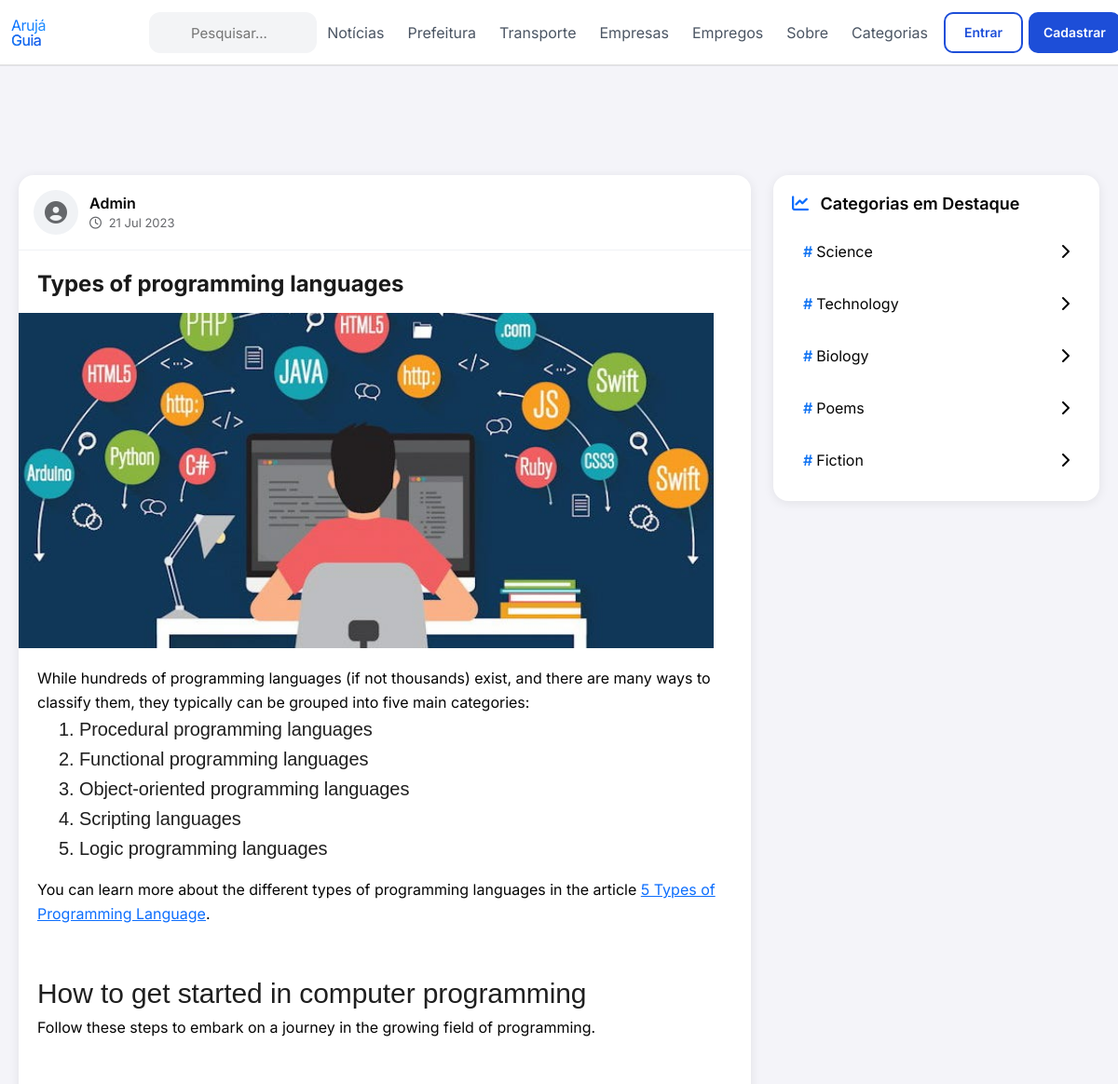
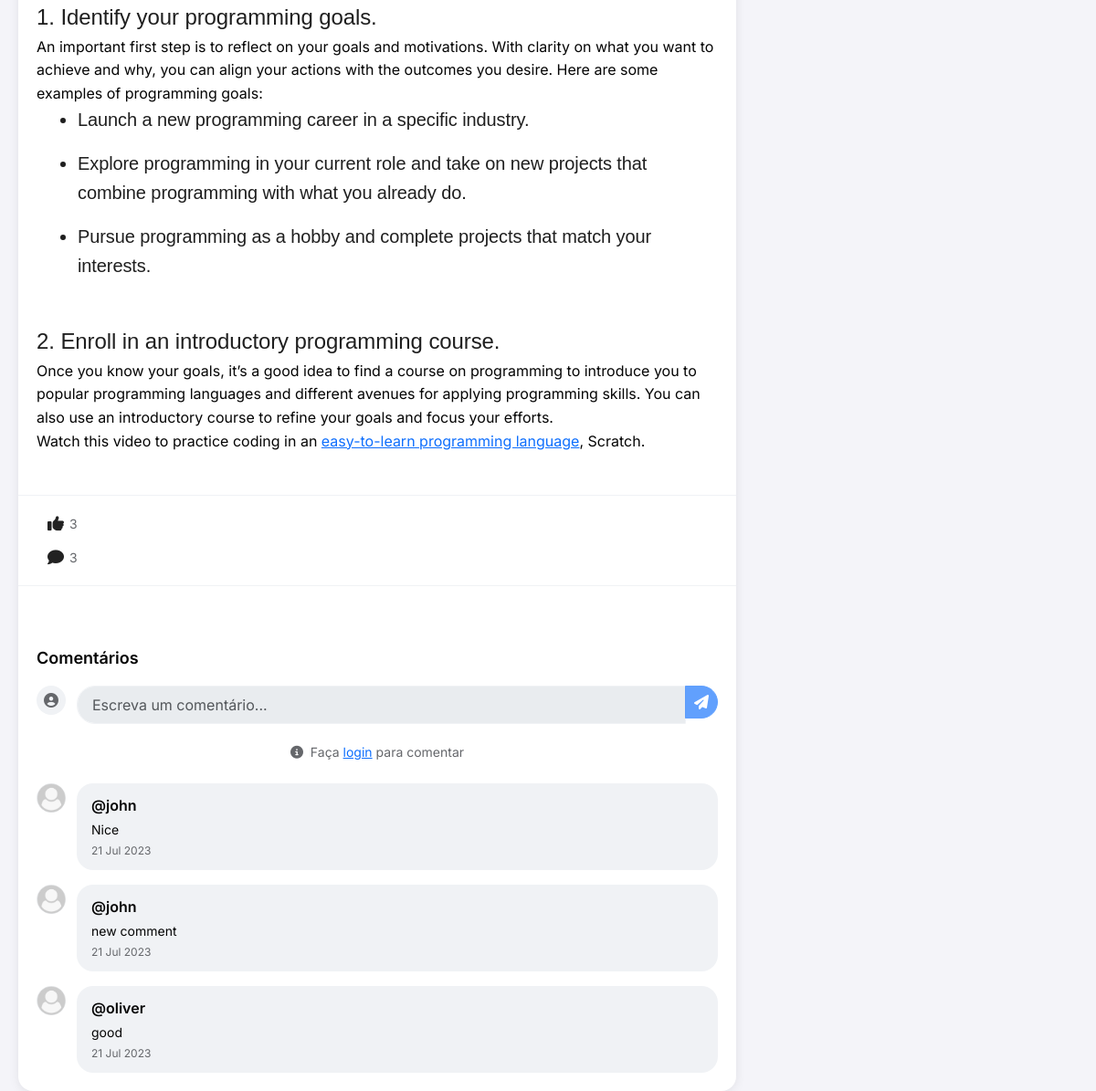
Screenshot of /blog-view.php?post_id=14 with the database file from the repository (2 pictures, top to bottom).
### tables this page shows
CREATE TABLE `post` (
  `post_id` int(11) NOT NULL,
  `post_title` varchar(127) NOT NULL,
  `post_text` text NOT NULL,
  `category` int(11) NOT NULL,
  `publish` int(2) NOT NULL DEFAULT 1,
  `cover_url` varchar(255) NOT NULL DEFAULT 'default.jpg',
  `crated_at` datetime NOT NULL DEFAULT current_timestamp()
);

CREATE TABLE `comment` (
  `comment_id` int(11) NOT NULL,
  `comment` varchar(255) NOT NULL,
  `user_id` int(11) NOT NULL,
  `post_id` int(11) NOT NULL,
  `crated_at` datetime NOT NULL DEFAULT current_timestamp()
);

CREATE TABLE `users` (
  `id` int(11) NOT NULL,
  `fname` varchar(255) NOT NULL,
  `username` varchar(255) NOT NULL,
  `password` varchar(255) NOT NULL
);

CREATE TABLE `category` (
  `id` int(11) NOT NULL,
  `category` varchar(127) NOT NULL
);

### admin/data/Post.php (called while the page is built, shortened)
<?php
function getById($conn, $id){
   $sql = "SELECT * FROM post
           WHERE post_id=? AND publish=1";
   $stmt = $conn->prepare($sql);
   $stmt->execute([$id]);
   if($stmt->rowCount() >= 1){
         $data = $stmt->fetch();
         return $data;
   }else {
       return 0;
   }
}
function get5Categoies($conn){
   $sql = "SELECT * FROM category LIMIT 5";
   $stmt = $conn->prepare($sql);
   $stmt->execute();
   if($stmt->rowCount() >= 1){
         $data = $stmt->fetchAll();
         return $data;
   }else {
       return 0;
   }
}
function getUserByID($conn, $id){
   $sql = "SELECT id, fname, username FROM users WHERE id=?";
   $stmt = $conn->prepare($sql);
   $stmt->execute([$id]);
   if($stmt->rowCount() >= 1){
         $data = $stmt->fetch();
         return $data;
   }else {
       return 0;
   }
}

### admin/data/Comment.php (called while the page is built, shortened)
<?php
function CountByPostID($conn, $id){
   $sql = "SELECT * FROM comment WHERE post_id=?";
   $stmt = $conn->prepare($sql);
   $stmt->execute([$id]);
   return $stmt->rowCount();
}
function likeCountByPostID($conn, $id){
   $sql = "SELECT * FROM post_like WHERE post_id=?";
   $stmt = $conn->prepare($sql);
   $stmt->execute([$id]);
   return $stmt->rowCount();
}
function getCommentsByPostID($conn, $id){
   $sql = "SELECT * FROM comment WHERE post_id=? ORDER BY comment_id desc";
   $stmt = $conn->prepare($sql);
   $stmt->execute([$id]);
   if($stmt->rowCount() >= 1){
      $data = $stmt->fetchAll();
      return $data;
   }else {
       return 0;
   }
}

### blog-view.php (the view, shortened to what this page needs)
<?php
$logged = false;
if (isset($_GET['post_id'])) {
   	  include_once("admin/data/Post.php");
        include_once("admin/data/Comment.php");
        include_once("db_conn.php");
        $id = $_GET['post_id'];
        $post = getById($conn, $id);
        $comments = getCommentsByPostID($conn, $id);
        $categories = get5Categoies($conn);
?>
<!DOCTYPE html>
<html lang="en">
<head>
	<link href="https://cdn.jsdelivr.net/npm/bootstrap@5.3.0/dist/css/bootstrap.min.css" rel="stylesheet">
	<link rel="stylesheet" href="https://cdnjs.cloudflare.com/ajax/libs/font-awesome/6.4.0/css/all.min.css">
	<link rel="stylesheet" href="css/style.css">
</head>
<body>
	<?php
        include 'inc/NavBar.php';
      ?>
    <div class="container mt-5">
        <div class="social-layout">
            <main class="main-content">
                <div class="social-card">
                    <div class="post-header">
                        <div class="user-info">
                            <div class="user-avatar">
                                <i class="fas fa-user-circle"></i>
                            </div>
                            <div>
                                <div class="user-name">Admin</div>
                                <div class="post-meta">
                                    <span class="post-date">
                                        <i class="far fa-clock me-1"></i>
                                        <?=date("d M Y", strtotime($post['crated_at']))?>
                                    </span>
                                </div>
                            </div>
                        </div>
                    </div>
                    <div class="post-content">
                        <h1 class="post-title"><?=$post['post_title']?></h1>
                        <?php if($post['cover_url']): ?>
                            <div class="post-image">
                                <img src="upload/blog/<?=$post['cover_url']?>" alt="<?=$post['post_title']?>">
                            </div>
                        <?php endif; ?>
                        <div class="post-text">
                            <?=$post['post_text']?>
                        </div>
                    </div>
                    <div class="interaction-bar">
                        <div class="interaction-buttons">
                            <div class="react-btns">
                                <?php
                                    $post_id = $post['post_id'];
                                    if ($logged) {
                                        $liked = isLikedByUserID($conn, $post_id, $user_id);
                                        if($liked){
                                ?>
                                    <button class="interaction-btn like-btn liked"
                                            post-id="<?=$post_id?>"
                                            liked="1">
                                        <i class="fa fa-thumbs-up"></i>
                                        <span class="count"><?=likeCountByPostID($conn, $post['post_id'])?></span>
                                    </button>
                                <?php } else { ?>
                                    <button class="interaction-btn like-btn"
                                            post-id="<?=$post_id?>"
                                            liked="0">
                                        <i class="fa fa-thumbs-up"></i>
                                        <span class="count"><?=likeCountByPostID($conn, $post['post_id'])?></span>
                                    </button>
                                <?php }
                                    } else { ?>
                                    <button class="interaction-btn" disabled>
                                        <i class="fa fa-thumbs-up"></i>
                                        <span class="count"><?=likeCountByPostID($conn, $post['post_id'])?></span>
                                    </button>
                                <?php } ?>
                                <button class="interaction-btn">
                                    <i class="fa fa-comment"></i>
                                    <span class="count"><?=CountByPostID($conn, $post['post_id'])?></span>
                                </button>
                            </div>
                        </div>
                    </div>
                    <div class="comments-section">
                        <h3 class="section-title">Comentários</h3>
                        <form action="php/comment.php" method="post" class="comment-form">
                            <div class="comment-input-wrapper">
                                <div class="user-avatar small">
                                    <i class="fas fa-user-circle"></i>
                                </div>
                                <div class="input-group">
                                    <input type="text"
                                           class="form-control"
                                           name="comment"
                                           placeholder="Escreva um comentário..."
                                           <?=!$logged ? 'disabled' : ''?>>
                                    <button type="submit" class="btn btn-primary" <?=!$logged ? 'disabled' : ''?>>
                                        <i class="fas fa-paper-plane"></i>
                                    </button>
                                </div>
                            </div>
                            <?php if(!$logged): ?>
                                <div class="login-prompt">
                                    <i class="fas fa-info-circle me-1"></i>
                                    Faça <a href="login.php">login</a> para comentar
                                </div>
                            <?php endif; ?>
                        </form>
                        <div class="comments-list">
                            <?php if($comments != 0):
                                foreach ($comments as $comment):
                                    $u = getUserByID($conn, $comment['user_id']);
                            ?>
                                <div class="comment-item">
                                    <div class="user-avatar small">
                                        <img src="img/user-default.png" alt="<?=$u['username']?>">
                                    </div>
                                    <div class="comment-bubble">
                                        <div class="comment-user">@<?=$u['username']?></div>
                                        <div class="comment-text"><?=$comment['comment']?></div>
                                        <div class="comment-meta">
                                            <?=date("d M Y", strtotime($comment['crated_at']))?>
                                        </div>
                                    </div>
                                </div>
                            <?php
                                endforeach;
                            endif; ?>
                        </div>
                    </div>
                </div>
            </main>
            <aside class="sidebar">
                <div class="trending-card">
                    <h3 class="card-title">
                        <i class="fas fa-chart-line text-primary me-2"></i>
                        Categorias em Destaque
                    </h3>
                    <div class="trending-list">
                        <?php foreach ($categories as $category): ?>
                            <a href="category.php?category_id=<?=intval($category['id'])?>"
                               class="trending-item">
                                <span class="trend-hashtag">#</span>
                                <span class="trend-name"><?=htmlspecialchars($category['category'])?></span>
                                <i class="fas fa-chevron-right"></i>
                            </a>
                        <?php endforeach; ?>
                    </div>
                </div>
            </aside>
        </div>
    </div>
</body>
</html>
<?php }else {
	header("Location: blog.php");
	exit;
} ?>

### css/style.css (style rules this page uses)
img { max-width: 100%; }
.react-btns i { font-size: 24px; color: #222; cursor: pointer; }
.section-title { font-weight: bold; margin-top: 3rem; }
.container { max-width: 1200px; margin: 0 auto; padding: 0 20px; }
.post-image { width: 100%; height: 360px; margin-bottom: 12px; }
.post-image img { width: 100%; height: 100%; object-fit: cover; }
.post-content { padding: 0; }
.post-title { font-size: 24px; font-weight: 700; color: #1a1a1a; margin-bottom: 8px; line-height: 1.3; }
.post-meta { display: flex; justify-content: space-between; align-items: center; font-size: 13px; color: #999; }
body { font-family: 'Inter', sans-serif; background-color: #f4f4f9; color: #333; padding-top: 56px; }
.card-title { font-size: 1.25rem; font-weight: 600; }
body { padding-top: 80px; }

### blog-view.php (style rules this page uses)
.social-layout { display: grid; grid-template-columns: 1fr 350px; gap: 24px; max-width: 1200px; margin: 0 auto; }
.social-card, .trending-card { background: #fff; border-radius: 16px; box-shadow: 0 2px 12px rgba(0,0,0,0.08); overflow: hidden; }
.post-header { padding: 16px; border-bottom: 1px solid #f0f2f5; }
.user-info { display: flex; align-items: center; gap: 12px; }
.user-avatar { width: 48px; height: 48px; border-radius: 50%; background: #f0f2f5; display: flex; align-items: center; justify-content: center; }
.user-avatar.small { width: 32px; height: 32px; }
.user-avatar i { font-size: 24px; color: #65676b; }
.user-avatar.small i { font-size: 16px; }
.user-name { font-weight: 600; color: #050505; }
.post-meta { font-size: 13px; color: #65676b; }
.post-content { padding: 20px; }
.post-title { font-size: 24px; font-weight: 700; color: #1a1a1a; margin-bottom: 16px; }
.post-image { margin: 0 -20px; }
.post-image img { width: 100%; max-height: 500px; object-fit: cover; }
.post-text { font-size: 16px; line-height: 1.6; color: #050505; margin-top: 20px; }
.interaction-bar { padding: 12px 20px; border-top: 1px solid #f0f2f5; border-bottom: 1px solid #f0f2f5; }
.interaction-buttons { display: flex; gap: 20px; }
.interaction-btn { background: none; border: none; color: #65676b; font-size: 14px; display: flex; align-items: center; gap: 6px; padding: 8px 12px; border-radius: 20px; transition: all 0.2s; }
.interaction-btn i { font-size: 18px; }
.comments-section { padding: 20px; }
.section-title { font-size: 18px; font-weight: 600; color: #050505; margin-bottom: 20px; }
.comment-input-wrapper { display: flex; gap: 12px; margin-bottom: 20px; }
.comment-input-wrapper .input-group { flex: 1; }
.comment-input-wrapper .form-control { border-radius: 20px; border: 1px solid #f0f2f5; padding: 8px 16px; }
.comment-input-wrapper .btn { border-radius: 50%; width: 36px; height: 36px; padding: 0; display: flex; align-items: center; justify-content: center; }
.login-prompt { text-align: center; color: #65676b; font-size: 14px; margin-top: 12px; }
.comments-list { display: flex; flex-direction: column; gap: 16px; margin-top: 24px; }
.comment-item { display: flex; gap: 12px; }
.comment-bubble { background: #f0f2f5; border-radius: 18px; padding: 12px 16px; flex: 1; }
.comment-user { font-weight: 600; color: #050505; margin-bottom: 4px; }
.comment-text { color: #050505; font-size: 14px; }
.comment-meta { font-size: 12px; color: #65676b; margin-top: 4px; }
.trending-card { padding: 20px; }
.card-title { font-size: 18px; font-weight: 600; color: #050505; margin-bottom: 16px; }
.trending-list { display: flex; flex-direction: column; gap: 8px; }
.trending-item { display: flex; align-items: center; padding: 12px; text-decoration: none; color: #050505; border-radius: 8px; transition: all 0.2s; }
.trend-hashtag { color: #1877f2; font-weight: 600; margin-right: 4px; }
.trend-name { flex: 1; }

### rows the page displays
post: crated_at "21 Jul 2023", post_title "Types of programming languages", cover_url (picture), post_text "While hundreds of programming languages (if not thousands) exist, and there are many ways to classify them, they typically can be grouped into five main categories: Procedural programming languages Functional programming languages Object-oriented programming languages Scripting languages Logic programming languages You can learn more about the different types of programming languages in the article 5 Types of Programming Language . How to get started in computer programming Follow these steps to embark on a journey in the growing field of programming. 1. Identify your programming goals. An important first step is to reflect on your goals and motivations. With clarity on what you want to…"
comment: user.username "john", comment "Nice", crated_at "21 Jul 2023"
comment: user.username "john", comment "new comment", crated_at "21 Jul 2023"
comment: user.username "oliver", comment "good", crated_at "21 Jul 2023"
category: category "Science"
category: category "Technology"
category: category "Biology"
category: category "Poems"
category: category "Fiction"

### other values shown
likeCountByPostID($conn, $post['post_id']) "3"
CountByPostID($conn, $post['post_id']) "3"
